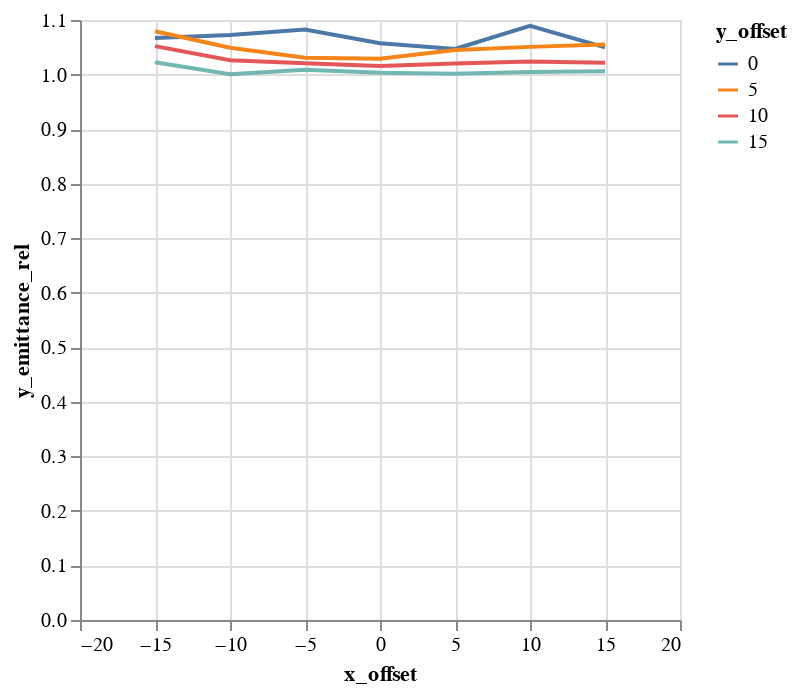

This figure's notebook cell:
### Code cell
alt.Chart(emit_df).mark_line().encode(
    color='y_offset:N',
    x='x_offset',
    y='y_emittance_rel',
)

### Figure 1 — Vega-Lite specification as saved in the notebook (floating-point values rounded to 4 significant figures)
{"$schema": "https://vega.github.io/schema/vega-lite/v1.2.1.json", "data": {"values": [{"losses": 0, "relbeta": 0.002308, "sourceID": 16777222, "sourceName": "x_-15_y_0", "x_emittance": 1.725, "x_emittance_rel": 1.064, "x_norm_emittance": 0.003982, "x_offset": -15, "y_emittance": 1.678, "y_emittance_rel": 1.067, "y_norm_emittance": 0.003873, "y_offset": 0}, {"losses": 0, "relbeta": 0.002308, "sourceID": 16777229, "sourceName": "x_-15_y_5", "x_emittance": 1.701, "x_emittance_rel": 1.067, "x_norm_emittance": 0.003926, "x_offset": -15, "y_emittance": 1.72, "y_emittance_rel": 1.079, "y_norm_emittance": 0.003971, "y_offset": 5}, {"losses": 0, "relbeta": 0.002308, "sourceID": 16777236, "sourceName": "x_-15_y_10", "x_emittance": 1.705, "x_emittance_rel": 1.054, "x_norm_emittance": 0.003935, "x_offset": -15, "y_emittance": 1.68, "y_emittance_rel": 1.052, "y_norm_emittance": 0.003878, "y_offset": 10}, {"losses": 0, "relbeta": 0.002308, "sourceID": 16777243, "sourceName": "x_-15_y_15", "x_emittance": 1.737, "x_emittance_rel": 1.039, "x_norm_emittance": 0.00401, "x_offset": -15, "y_emittance": 1.699, "y_emittance_rel": 1.023, "y_norm_emittance": 0.003923, "y_offset": 15}, {"losses": 0, "relbeta": 0.002308, "sourceID": 16777220, "sourceName": "x_-10_y_0", "x_emittance": 1.726, "x_emittance_rel": 1.084, "x_norm_emittance": 0.003984, "x_offset": -10, "y_emittance": 1.665, "y_emittance_rel": 1.072, "y_norm_emittance": 0.003844, "y_offset": 0}, {"losses": 0, "relbeta": 0.002308, "sourceID": 16777227, "sourceName": "x_-10_y_5", "x_emittance": 1.691, "x_emittance_rel": 1.048, "x_norm_emittance": 0.003904, "x_offset": -10, "y_emittance": 1.658, "y_emittance_rel": 1.049, "y_norm_emittance": 0.003827, "y_offset": 5}, {"losses": 0, "relbeta": 0.002308, "sourceID": 16777234, "sourceName": "x_-10_y_10", "x_emittance": 1.528, "x_emittance_rel": 1.028, "x_norm_emittance": 0.003528, "x_offset": -10, "y_emittance": 1.709, "y_emittance_rel": 1.026, "y_norm_emittance": 0.003945, "y_offset": 10}, {"losses": 0, "relbeta": 0.002308, "sourceID": 16777241, "sourceName": "x_-10_y_15", "x_emittance": 1.463, "x_emittance_rel": 1.009, "x_norm_emittance": 0.003378, "x_offset": -10, "y_emittance": 1.635, "y_emittance_rel": 1.001, "y_norm_emittance": 0.003775, "y_offset": 15}, {"losses": 0, "relbeta": 0.002308, "sourceID": 16777218, "sourceName": "x_-5_y_0", "x_emittance": 1.834, "x_emittance_rel": 1.094, "x_norm_emittance": 0.004234, "x_offset": -5, "y_emittance": 1.86, "y_emittance_rel": 1.083, "y_norm_emittance": 0.004293, "y_offset": 0}, {"losses": 0, "relbeta": 0.002308, "sourceID": 16777225, "sourceName": "x_-5_y_5", "x_emittance": 1.587, "x_emittance_rel": 1.042, "x_norm_emittance": 0.003663, "x_offset": -5, "y_emittance": 1.675, "y_emittance_rel": 1.031, "y_norm_emittance": 0.003868, "y_offset": 5}, {"losses": 0, "relbeta": 0.002308, "sourceID": 16777232, "sourceName": "x_-5_y_10", "x_emittance": 1.543, "x_emittance_rel": 1.021, "x_norm_emittance": 0.003561, "x_offset": -5, "y_emittance": 1.577, "y_emittance_rel": 1.021, "y_norm_emittance": 0.003641, "y_offset": 10}, {"losses": 0, "relbeta": 0.002308, "sourceID": 16777239, "sourceName": "x_-5_y_15", "x_emittance": 1.698, "x_emittance_rel": 1.004, "x_norm_emittance": 0.00392, "x_offset": -5, "y_emittance": 1.518, "y_emittance_rel": 1.009, "y_norm_emittance": 0.003504, "y_offset": 15}, {"losses": 0, "relbeta": 0.002308, "sourceID": 16777216, "sourceName": "x_0_y_0", "x_emittance": 1.683, "x_emittance_rel": 1.093, "x_norm_emittance": 0.003884, "x_offset": 0, "y_emittance": 1.625, "y_emittance_rel": 1.057, "y_norm_emittance": 0.00375, "y_offset": 0}, {"losses": 0, "relbeta": 0.002308, "sourceID": 16777223, "sourceName": "x_0_y_5", "x_emittance": 1.613, "x_emittance_rel": 1.047, "x_norm_emittance": 0.003724, "x_offset": 0, "y_emittance": 1.579, "y_emittance_rel": 1.029, "y_norm_emittance": 0.003646, "y_offset": 5}, {"losses": 0, "relbeta": 0.002308, "sourceID": 16777230, "sourceName": "x_0_y_10", "x_emittance": 1.453, "x_emittance_rel": 1.036, "x_norm_emittance": 0.003354, "x_offset": 0, "y_emittance": 1.498, "y_emittance_rel": 1.016, "y_norm_emittance": 0.003459, "y_offset": 10}, {"losses": 0, "relbeta": 0.002308, "sourceID": 16777237, "sourceName": "x_0_y_15", "x_emittance": 1.776, "x_emittance_rel": 1.004, "x_norm_emittance": 0.0041, "x_offset": 0, "y_emittance": 1.618, "y_emittance_rel": 1.003, "y_norm_emittance": 0.003735, "y_offset": 15}, {"losses": 0, "relbeta": 0.002308, "sourceID": 16777217, "sourceName": "x_5_y_0", "x_emittance": 1.669, "x_emittance_rel": 1.077, "x_norm_emittance": 0.003853, "x_offset": 5, "y_emittance": 1.753, "y_emittance_rel": 1.047, "y_norm_emittance": 0.004046, "y_offset": 0}, {"losses": 0, "relbeta": 0.002308, "sourceID": 16777224, "sourceName": "x_5_y_5", "x_emittance": 1.671, "x_emittance_rel": 1.043, "x_norm_emittance": 0.003858, "x_offset": 5, "y_emittance": 1.54, "y_emittance_rel": 1.045, "y_norm_emittance": 0.003555, "y_offset": 5}, {"losses": 0, "relbeta": 0.002308, "sourceID": 16777231, "sourceName": "x_5_y_10", "x_emittance": 1.508, "x_emittance_rel": 1.031, "x_norm_emittance": 0.00348, "x_offset": 5, "y_emittance": 1.626, "y_emittance_rel": 1.02, "y_norm_emittance": 0.003753, "y_offset": 10}, {"losses": 0, "relbeta": 0.002308, "sourceID": 16777238, "sourceName": "x_5_y_15", "x_emittance": 1.633, "x_emittance_rel": 1.022, "x_norm_emittance": 0.00377, "x_offset": 5, "y_emittance": 1.576, "y_emittance_rel": 1.001, "y_norm_emittance": 0.003638, "y_offset": 15}, {"losses": 0, "relbeta": 0.002308, "sourceID": 16777219, "sourceName": "x_10_y_0", "x_emittance": 1.649, "x_emittance_rel": 1.085, "x_norm_emittance": 0.003805, "x_offset": 10, "y_emittance": 1.742, "y_emittance_rel": 1.089, "y_norm_emittance": 0.004021, "y_offset": 0}, {"losses": 0, "relbeta": 0.002308, "sourceID": 16777226, "sourceName": "x_10_y_5", "x_emittance": 1.528, "x_emittance_rel": 1.056, "x_norm_emittance": 0.003528, "x_offset": 10, "y_emittance": 1.583, "y_emittance_rel": 1.051, "y_norm_emittance": 0.003654, "y_offset": 5}, {"losses": 0, "relbeta": 0.002308, "sourceID": 16777233, "sourceName": "x_10_y_10", "x_emittance": 1.793, "x_emittance_rel": 1.029, "x_norm_emittance": 0.004138, "x_offset": 10, "y_emittance": 1.651, "y_emittance_rel": 1.024, "y_norm_emittance": 0.003812, "y_offset": 10}, {"losses": 0, "relbeta": 0.002308, "sourceID": 16777240, "sourceName": "x_10_y_15", "x_emittance": 1.616, "x_emittance_rel": 1.028, "x_norm_emittance": 0.003731, "x_offset": 10, "y_emittance": 1.519, "y_emittance_rel": 1.005, "y_norm_emittance": 0.003506, "y_offset": 15}, {"losses": 0, "relbeta": 0.002308, "sourceID": 16777221, "sourceName": "x_15_y_0", "x_emittance": 1.775, "x_emittance_rel": 1.184, "x_norm_emittance": 0.004097, "x_offset": 15, "y_emittance": 1.657, "y_emittance_rel": 1.05, "y_norm_emittance": 0.003825, "y_offset": 0}, {"losses": 1, "relbeta": 0.002308, "sourceID": 16777228, "sourceName": "x_15_y_5", "x_emittance": 1.77, "x_emittance_rel": 1.126, "x_norm_emittance": 0.004085, "x_offset": 15, "y_emittance": 1.567, "y_emittance_rel": 1.055, "y_norm_emittance": 0.003617, "y_offset": 5}, {"losses": 0, "relbeta": 0.002308, "sourceID": 16777235, "sourceName": "x_15_y_10", "x_emittance": 1.785, "x_emittance_rel": 1.1, "x_norm_emittance": 0.004122, "x_offset": 15, "y_emittance": 1.651, "y_emittance_rel": 1.022, "y_norm_emittance": 0.00381, "y_offset": 10}, {"losses": 0, "relbeta": 0.002308, "sourceID": 16777242, "sourceName": "x_15_y_15", "x_emittance": 1.608, "x_emittance_rel": 1.061, "x_norm_emittance": 0.003712, "x_offset": 15, "y_emittance": 1.597, "y_emittance_rel": 1.006, "y_norm_emittance": 0.003687, "y_offset": 15}]}, "encoding": {"color": {"field": "y_offset", "type": "nominal"}, "x": {"field": "x_offset", "type": "quantitative"}, "y": {"field": "y_emittance_rel", "type": "quantitative"}}, "mark": "line"}
